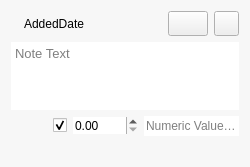
<?xml version="1.0" encoding="UTF-8"?>
<ui version="4.0">
 <class>QNoteWidget</class>
 <widget class="QWidget" name="QNoteWidget">
  <property name="geometry">
   <rect>
    <x>0</x>
    <y>0</y>
    <width>250</width>
    <height>167</height>
   </rect>
  </property>
  <property name="maximumSize">
   <size>
    <width>16777215</width>
    <height>170</height>
   </size>
  </property>
  <property name="palette">
   <palette>
    <active>
     <colorrole role="Text">
      <brush brushstyle="SolidPattern">
       <color alpha="255">
        <red>0</red>
        <green>0</green>
        <blue>0</blue>
       </color>
      </brush>
     </colorrole>
     <colorrole role="Base">
      <brush brushstyle="SolidPattern">
       <color alpha="255">
        <red>255</red>
        <green>255</green>
        <blue>255</blue>
       </color>
      </brush>
     </colorrole>
     <colorrole role="Window">
      <brush brushstyle="SolidPattern">
       <color alpha="255">
        <red>247</red>
        <green>247</green>
        <blue>247</blue>
       </color>
      </brush>
     </colorrole>
    </active>
    <inactive>
     <colorrole role="Text">
      <brush brushstyle="SolidPattern">
       <color alpha="255">
        <red>0</red>
        <green>0</green>
        <blue>0</blue>
       </color>
      </brush>
     </colorrole>
     <colorrole role="Base">
      <brush brushstyle="SolidPattern">
       <color alpha="255">
        <red>255</red>
        <green>255</green>
        <blue>255</blue>
       </color>
      </brush>
     </colorrole>
     <colorrole role="Window">
      <brush brushstyle="SolidPattern">
       <color alpha="255">
        <red>247</red>
        <green>247</green>
        <blue>247</blue>
       </color>
      </brush>
     </colorrole>
    </inactive>
    <disabled>
     <colorrole role="Text">
      <brush brushstyle="SolidPattern">
       <color alpha="255">
        <red>0</red>
        <green>0</green>
        <blue>0</blue>
       </color>
      </brush>
     </colorrole>
     <colorrole role="Base">
      <brush brushstyle="SolidPattern">
       <color alpha="255">
        <red>247</red>
        <green>247</green>
        <blue>247</blue>
       </color>
      </brush>
     </colorrole>
     <colorrole role="Window">
      <brush brushstyle="SolidPattern">
       <color alpha="255">
        <red>247</red>
        <green>247</green>
        <blue>247</blue>
       </color>
      </brush>
     </colorrole>
    </disabled>
   </palette>
  </property>
  <property name="windowTitle">
   <string>Form</string>
  </property>
  <property name="autoFillBackground">
   <bool>true</bool>
  </property>
  <layout class="QVBoxLayout" name="verticalLayout">
   <item>
    <layout class="QHBoxLayout" name="viewlayout">
     <item>
      <widget class="QLabel" name="lblicoAddedDate">
       <property name="maximumSize">
        <size>
         <width>20</width>
         <height>20</height>
        </size>
       </property>
       <property name="text">
        <string/>
       </property>
       <property name="pixmap">
        <pixmap resource="resources.qrc">:/images/due.png</pixmap>
       </property>
      </widget>
     </item>
     <item>
      <widget class="QLabel" name="lblAddedDate">
       <property name="text">
        <string>AddedDate</string>
       </property>
      </widget>
     </item>
     <item>
      <spacer name="horizontalSpacer_2">
       <property name="orientation">
        <enum>Qt::Horizontal</enum>
       </property>
       <property name="sizeHint" stdset="0">
        <size>
         <width>40</width>
         <height>20</height>
        </size>
       </property>
      </spacer>
     </item>
     <item>
      <widget class="QPushButton" name="btnDelete">
       <property name="minimumSize">
        <size>
         <width>25</width>
         <height>25</height>
        </size>
       </property>
       <property name="text">
        <string/>
       </property>
       <property name="icon">
        <iconset resource="resources.qrc">
         <normaloff>:/images/dismiss.png</normaloff>:/images/dismiss.png</iconset>
       </property>
      </widget>
     </item>
     <item>
      <widget class="QPushButton" name="btnEdit">
       <property name="maximumSize">
        <size>
         <width>25</width>
         <height>25</height>
        </size>
       </property>
       <property name="toolTip">
        <string>Edit Note</string>
       </property>
       <property name="text">
        <string/>
       </property>
       <property name="icon">
        <iconset resource="resources.qrc">
         <normaloff>:/images/edit.png</normaloff>:/images/edit.png</iconset>
       </property>
      </widget>
     </item>
    </layout>
   </item>
   <item>
    <widget class="QTextEdit" name="txteNoteText">
     <property name="enabled">
      <bool>true</bool>
     </property>
     <property name="maximumSize">
      <size>
       <width>16777215</width>
       <height>80</height>
      </size>
     </property>
     <property name="palette">
      <palette>
       <active>
        <colorrole role="WindowText">
         <brush brushstyle="SolidPattern">
          <color alpha="255">
           <red>0</red>
           <green>0</green>
           <blue>0</blue>
          </color>
         </brush>
        </colorrole>
        <colorrole role="Base">
         <brush brushstyle="SolidPattern">
          <color alpha="255">
           <red>255</red>
           <green>255</green>
           <blue>255</blue>
          </color>
         </brush>
        </colorrole>
       </active>
       <inactive>
        <colorrole role="WindowText">
         <brush brushstyle="SolidPattern">
          <color alpha="255">
           <red>0</red>
           <green>0</green>
           <blue>0</blue>
          </color>
         </brush>
        </colorrole>
        <colorrole role="Base">
         <brush brushstyle="SolidPattern">
          <color alpha="255">
           <red>255</red>
           <green>255</green>
           <blue>255</blue>
          </color>
         </brush>
        </colorrole>
       </inactive>
       <disabled>
        <colorrole role="WindowText">
         <brush brushstyle="SolidPattern">
          <color alpha="255">
           <red>0</red>
           <green>0</green>
           <blue>0</blue>
          </color>
         </brush>
        </colorrole>
        <colorrole role="Base">
         <brush brushstyle="SolidPattern">
          <color alpha="255">
           <red>253</red>
           <green>253</green>
           <blue>253</blue>
          </color>
         </brush>
        </colorrole>
       </disabled>
      </palette>
     </property>
     <property name="font">
      <font>
       <pointsize>10</pointsize>
      </font>
     </property>
     <property name="frameShape">
      <enum>QFrame::NoFrame</enum>
     </property>
     <property name="horizontalScrollBarPolicy">
      <enum>Qt::ScrollBarAsNeeded</enum>
     </property>
     <property name="autoFormatting">
      <set>QTextEdit::AutoAll</set>
     </property>
     <property name="placeholderText">
      <string>Note Text</string>
     </property>
    </widget>
   </item>
   <item>
    <layout class="QHBoxLayout" name="horizontalLayout">
     <item>
      <spacer name="horizontalSpacer">
       <property name="orientation">
        <enum>Qt::Horizontal</enum>
       </property>
       <property name="sizeHint" stdset="0">
        <size>
         <width>40</width>
         <height>20</height>
        </size>
       </property>
      </spacer>
     </item>
     <item>
      <widget class="QLabel" name="lblicoNumeric">
       <property name="text">
        <string/>
       </property>
       <property name="pixmap">
        <pixmap resource="resources.qrc">:/images/numeric.png</pixmap>
       </property>
      </widget>
     </item>
     <item>
      <widget class="QCheckBox" name="chkNum">
       <property name="toolTip">
        <string>Has a numeric value</string>
       </property>
       <property name="text">
        <string/>
       </property>
       <property name="checkable">
        <bool>true</bool>
       </property>
       <property name="checked">
        <bool>true</bool>
       </property>
      </widget>
     </item>
     <item>
      <widget class="QDoubleSpinBox" name="sbxDblNumeric">
       <property name="toolTip">
        <string>Numeric Value</string>
       </property>
       <property name="frame">
        <bool>false</bool>
       </property>
       <property name="maximum">
        <double>9999.989999999999782</double>
       </property>
      </widget>
     </item>
     <item>
      <widget class="QLineEdit" name="txtleTag">
       <property name="maximumSize">
        <size>
         <width>150</width>
         <height>16777215</height>
        </size>
       </property>
       <property name="acceptDrops">
        <bool>false</bool>
       </property>
       <property name="toolTip">
        <string>Numeric Value Tag</string>
       </property>
       <property name="frame">
        <bool>false</bool>
       </property>
       <property name="placeholderText">
        <string>Numeric Value Tag</string>
       </property>
      </widget>
     </item>
    </layout>
   </item>
   <item>
    <widget class="QLabel" name="lblValidation">
     <property name="palette">
      <palette>
       <active>
        <colorrole role="WindowText">
         <brush brushstyle="SolidPattern">
          <color alpha="255">
           <red>115</red>
           <green>0</green>
           <blue>0</blue>
          </color>
         </brush>
        </colorrole>
       </active>
       <inactive>
        <colorrole role="WindowText">
         <brush brushstyle="SolidPattern">
          <color alpha="255">
           <red>115</red>
           <green>0</green>
           <blue>0</blue>
          </color>
         </brush>
        </colorrole>
       </inactive>
       <disabled>
        <colorrole role="WindowText">
         <brush brushstyle="SolidPattern">
          <color alpha="255">
           <red>120</red>
           <green>120</green>
           <blue>120</blue>
          </color>
         </brush>
        </colorrole>
       </disabled>
      </palette>
     </property>
     <property name="text">
      <string/>
     </property>
     <property name="alignment">
      <set>Qt::AlignRight|Qt::AlignTrailing|Qt::AlignVCenter</set>
     </property>
    </widget>
   </item>
  </layout>
 </widget>
 <resources>
  <include location="resources.qrc"/>
 </resources>
 <connections/>
</ui>
